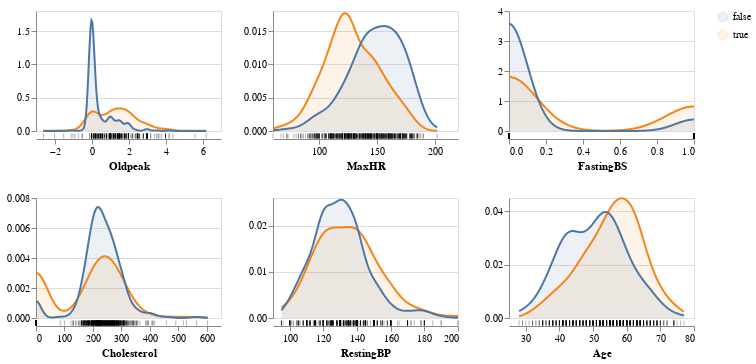

Notebook code for this chart:
### Code cell
warnings.filterwarnings("ignore", module="altair")

aly.alt.data_transformers.enable('vegafusion')

aly.dist(train_df, color='HeartDisease')

### Figure 1 — Vega specification as saved in the notebook (floating-point values rounded to 4 significant figures; data arrays with more than 128 entries replaced by an {"elided": "..."} marker saying what was removed)
{"$schema": "https://vega.github.io/schema/vega/v5.json", "data": [{"name": "source_0", "values": {"elided": "642 records"}}, {"name": "data_0", "source": "source_0", "transform": [{"type": "kde", "minsteps": 100, "resolve": "shared", "field": "Oldpeak", "groupby": ["HeartDisease"], "as": ["Oldpeak", "density"]}]}, {"name": "data_1", "values": {"elided": "642 records"}}, {"name": "data_2", "source": "source_0", "transform": [{"type": "kde", "as": ["MaxHR", "density"], "field": "MaxHR", "minsteps": 100, "resolve": "shared", "groupby": ["HeartDisease"]}]}, {"name": "data_3", "values": {"elided": "642 records"}}, {"name": "data_4", "source": "source_0", "transform": [{"type": "kde", "field": "FastingBS", "minsteps": 100, "groupby": ["HeartDisease"], "as": ["FastingBS", "density"], "resolve": "shared"}]}, {"name": "data_5", "values": {"elided": "642 records"}}, {"name": "data_6", "source": "source_0", "transform": [{"type": "kde", "minsteps": 100, "groupby": ["HeartDisease"], "field": "Cholesterol", "as": ["Cholesterol", "density"], "resolve": "shared"}]}, {"name": "data_7", "values": {"elided": "642 records"}}, {"name": "data_8", "source": "source_0", "transform": [{"type": "kde", "resolve": "shared", "field": "RestingBP", "groupby": ["HeartDisease"], "as": ["RestingBP", "density"], "minsteps": 100}]}, {"name": "data_9", "values": {"elided": "642 records"}}, {"name": "data_10", "source": "source_0", "transform": [{"type": "kde", "resolve": "shared", "groupby": ["HeartDisease"], "field": "Age", "minsteps": 100, "as": ["Age", "density"]}]}, {"name": "data_11", "values": {"elided": "642 records"}}, {"name": "data_0_color_domain_HeartDisease_0", "source": "data_0", "transform": [{"type": "aggregate", "groupby": ["HeartDisease"], "fields": [], "ops": [], "as": []}, {"type": "formula", "expr": "datum['HeartDisease']", "as": "sort_field"}, {"type": "project", "fields": ["HeartDisease"]}]}, {"name": "data_2_color_domain_HeartDisease_1", "source": "data_2", "transform": [{"type": "aggregate", "groupby": ["HeartDisease"], "fields": [], "ops": [], "as": []}, {"type": "formula", "expr": "datum['HeartDisease']", "as": "sort_field"}, {"type": "project", "fields": ["HeartDisease"]}]}, {"name": "data_4_color_domain_HeartDisease_2", "source": "data_4", "transform": [{"type": "aggregate", "groupby": ["HeartDisease"], "fields": [], "ops": [], "as": []}, {"type": "formula", "expr": "datum['HeartDisease']", "as": "sort_field"}, {"type": "project", "fields": ["HeartDisease"]}]}, {"name": "data_6_color_domain_HeartDisease_3", "source": "data_6", "transform": [{"type": "aggregate", "groupby": ["HeartDisease"], "fields": [], "ops": [], "as": []}, {"type": "formula", "expr": "datum['HeartDisease']", "as": "sort_field"}, {"type": "project", "fields": ["HeartDisease"]}]}, {"name": "data_8_color_domain_HeartDisease_4", "source": "data_8", "transform": [{"type": "aggregate", "groupby": ["HeartDisease"], "fields": [], "ops": [], "as": []}, {"type": "formula", "expr": "datum['HeartDisease']", "as": "sort_field"}, {"type": "project", "fields": ["HeartDisease"]}]}, {"name": "data_10_color_domain_HeartDisease_5", "source": "data_10", "transform": [{"type": "aggregate", "groupby": ["HeartDisease"], "fields": [], "ops": [], "as": []}, {"type": "formula", "expr": "datum['HeartDisease']", "as": "sort_field"}, {"type": "project", "fields": ["HeartDisease"]}]}, {"name": "data_0_concat_0_y_domain_density", "source": "data_0", "transform": [{"type": "formula", "expr": "+datum['density']", "as": "density"}, {"type": "aggregate", "groupby": [], "fields": ["density", "density"], "ops": ["min", "max"], "as": ["min", "max"]}]}, {"name": "data_2_concat_1_y_domain_density", "source": "data_2", "transform": [{"type": "formula", "expr": "+datum['density']", "as": "density"}, {"type": "aggregate", "groupby": [], "fields": ["density", "density"], "ops": ["min", "max"], "as": ["min", "max"]}]}, {"name": "data_4_concat_2_y_domain_density", "source": "data_4", "transform": [{"type": "formula", "expr": "+datum['density']", "as": "density"}, {"type": "aggregate", "groupby": [], "fields": ["density", "density"], "ops": ["min", "max"], "as": ["min", "max"]}]}, {"name": "data_6_concat_3_y_domain_density", "source": "data_6", "transform": [{"type": "formula", "expr": "+datum['density']", "as": "density"}, {"type": "aggregate", "groupby": [], "fields": ["density", "density"], "ops": ["min", "max"], "as": ["min", "max"]}]}, {"name": "data_8_concat_4_y_domain_density", "source": "data_8", "transform": [{"type": "formula", "expr": "+datum['density']", "as": "density"}, {"type": "aggregate", "groupby": [], "fields": ["density", "density"], "ops": ["min", "max"], "as": ["min", "max"]}]}, {"name": "data_10_concat_5_y_domain_density", "source": "data_10", "transform": [{"type": "formula", "expr": "+datum['density']", "as": "density"}, {"type": "aggregate", "groupby": [], "fields": ["density", "density"], "ops": ["min", "max"], "as": ["min", "max"]}]}], "signals": [{"name": "childWidth", "value": 185}, {"name": "childHeight", "value": 120}], "marks": [{"type": "group", "name": "concat_0_group", "encode": {"update": {"height": {"signal": "childHeight"}, "width": {"signal": "childWidth"}}}, "marks": [{"type": "group", "name": "concat_0_layer_0_pathgroup", "from": {"facet": {"data": "data_0", "name": "faceted_path_concat_0_layer_0_main", "groupby": ["HeartDisease"]}}, "encode": {"update": {"height": {"field": {"signal": null, "datum": null, "group": "height", "parent": null}}, "width": {"field": {"signal": null, "datum": null, "group": "width", "parent": null}}}}, "marks": [{"type": "area", "name": "concat_0_layer_0_marks", "from": {"data": "faceted_path_concat_0_layer_0_main"}, "sort": {"field": "x"}, "encode": {"update": {"orient": {"value": "vertical"}, "y": {"field": "density", "scale": "concat_0_y"}, "y2": {"value": 0, "scale": "concat_0_y"}, "opacity": {"value": 0.1}, "fill": {"field": "HeartDisease", "scale": "color"}, "x": {"field": "Oldpeak", "scale": "concat_0_x"}, "defined": {"signal": "isValid(datum[\"Oldpeak\"]) && isFinite(+datum[\"Oldpeak\"]) && isValid(datum[\"density\"]) && isFinite(+datum[\"density\"])"}}}, "style": ["area"]}]}, {"type": "group", "name": "concat_0_layer_1_pathgroup", "from": {"facet": {"data": "data_0", "name": "faceted_path_concat_0_layer_1_main", "groupby": ["HeartDisease"]}}, "encode": {"update": {"height": {"field": {"signal": null, "datum": null, "group": "height", "parent": null}}, "width": {"field": {"signal": null, "datum": null, "group": "width", "parent": null}}}}, "marks": [{"type": "line", "name": "concat_0_layer_1_marks", "from": {"data": "faceted_path_concat_0_layer_1_main"}, "sort": {"field": "x"}, "encode": {"update": {"y": {"field": "density", "scale": "concat_0_y"}, "stroke": {"field": "HeartDisease", "scale": "color"}, "defined": {"signal": "isValid(datum[\"Oldpeak\"]) && isFinite(+datum[\"Oldpeak\"]) && isValid(datum[\"density\"]) && isFinite(+datum[\"density\"])"}, "x": {"field": "Oldpeak", "scale": "concat_0_x"}}}, "style": ["line"]}]}, {"type": "rect", "name": "concat_0_layer_2_marks", "from": {"data": "data_1"}, "encode": {"update": {"height": {"value": 5}, "xc": {"field": "Oldpeak", "scale": "concat_0_x"}, "fill": {"value": "black"}, "opacity": {"value": 0.3}, "width": {"value": 1}, "tooltip": {"value": "Individual observations"}, "yc": {"signal": "childHeight", "offset": 65, "mult": 0.5}}}, "style": ["tick"]}], "axes": [{"scale": "concat_0_y", "domain": false, "maxExtent": 0, "zindex": 0, "aria": false, "orient": "left", "grid": true, "minExtent": 0, "tickCount": {"signal": "ceil(childHeight/40)"}, "ticks": false, "gridScale": "concat_0_x", "labels": false}, {"scale": "concat_0_x", "offset": 8, "grid": false, "zindex": 0, "labelOverlap": true, "labelFlush": true, "orient": "bottom", "title": "Oldpeak", "tickCount": {"signal": "ceil(childWidth/40)"}}, {"scale": "concat_0_y", "grid": false, "orient": "left", "tickCount": {"signal": "ceil(childHeight/40)"}, "labelOverlap": true, "zindex": 0}], "style": "cell"}, {"type": "group", "name": "concat_1_group", "encode": {"update": {"width": {"signal": "childWidth"}, "height": {"signal": "childHeight"}}}, "marks": [{"type": "group", "name": "concat_1_layer_0_pathgroup", "from": {"facet": {"data": "data_2", "name": "faceted_path_concat_1_layer_0_main", "groupby": ["HeartDisease"]}}, "encode": {"update": {"width": {"field": {"signal": null, "datum": null, "group": "width", "parent": null}}, "height": {"field": {"signal": null, "datum": null, "group": "height", "parent": null}}}}, "marks": [{"type": "area", "name": "concat_1_layer_0_marks", "from": {"data": "faceted_path_concat_1_layer_0_main"}, "sort": {"field": "x"}, "encode": {"update": {"orient": {"value": "vertical"}, "opacity": {"value": 0.1}, "fill": {"field": "HeartDisease", "scale": "color"}, "x": {"field": "MaxHR", "scale": "concat_1_x"}, "y2": {"value": 0, "scale": "concat_1_y"}, "defined": {"signal": "isValid(datum[\"MaxHR\"]) && isFinite(+datum[\"MaxHR\"]) && isValid(datum[\"density\"]) && isFinite(+datum[\"density\"])"}, "y": {"field": "density", "scale": "concat_1_y"}}}, "style": ["area"]}]}, {"type": "group", "name": "concat_1_layer_1_pathgroup", "from": {"facet": {"data": "data_2", "name": "faceted_path_concat_1_layer_1_main", "groupby": ["HeartDisease"]}}, "encode": {"update": {"width": {"field": {"signal": null, "datum": null, "group": "width", "parent": null}}, "height": {"field": {"signal": null, "datum": null, "group": "height", "parent": null}}}}, "marks": [{"type": "line", "name": "concat_1_layer_1_marks", "from": {"data": "faceted_path_concat_1_layer_1_main"}, "sort": {"field": "x"}, "encode": {"update": {"defined": {"signal": "isValid(datum[\"MaxHR\"]) && isFinite(+datum[\"MaxHR\"]) && isValid(datum[\"density\"]) && isFinite(+datum[\"density\"])"}, "stroke": {"field": "HeartDisease", "scale": "color"}, "y": {"field": "density", "scale": "concat_1_y"}, "x": {"field": "MaxHR", "scale": "concat_1_x"}}}, "style": ["line"]}]}, {"type": "rect", "name": "concat_1_layer_2_marks", "from": {"data": "data_3"}, "encode": {"update": {"opacity": {"value": 0.3}, "width": {"value": 1}, "tooltip": {"value": "Individual observations"}, "fill": {"value": "black"}, "xc": {"field": "MaxHR", "scale": "concat_1_x"}, "yc": {"signal": "childHeight", "offset": 65, "mult": 0.5}, "height": {"value": 5}}}, "style": ["tick"]}], "axes": [{"scale": "concat_1_y", "gridScale": "concat_1_x", "grid": true, "tickCount": {"signal": "ceil(childHeight/40)"}, "maxExtent": 0, "minExtent": 0, "orient": "left", "labels": false, "aria": false, "ticks": false, "zindex": 0, "domain": false}, {"scale": "concat_1_x", "zindex": 0, "tickCount": {"signal": "ceil(childWidth/40)"}, "offset": 8, "labelOverlap": true, "title": "MaxHR", "labelFlush": true, "orient": "bottom", "grid": false}, {"scale": "concat_1_y", "zindex": 0, "grid": false, "orient": "left", "labelOverlap": true, "tickCount": {"signal": "ceil(childHeight/40)"}}], "style": "cell"}, {"type": "group", "name": "concat_2_group", "encode": {"update": {"height": {"signal": "childHeight"}, "width": {"signal": "childWidth"}}}, "marks": [{"type": "group", "name": "concat_2_layer_0_pathgroup", "from": {"facet": {"data": "data_4", "name": "faceted_path_concat_2_layer_0_main", "groupby": ["HeartDisease"]}}, "encode": {"update": {"height": {"field": {"signal": null, "datum": null, "group": "height", "parent": null}}, "width": {"field": {"signal": null, "datum": null, "group": "width", "parent": null}}}}, "marks": [{"type": "area", "name": "concat_2_layer_0_marks", "from": {"data": "faceted_path_concat_2_layer_0_main"}, "sort": {"field": "x"}, "encode": {"update": {"opacity": {"value": 0.1}, "orient": {"value": "vertical"}, "fill": {"field": "HeartDisease", "scale": "color"}, "y2": {"value": 0, "scale": "concat_2_y"}, "x": {"field": "FastingBS", "scale": "concat_2_x"}, "defined": {"signal": "isValid(datum[\"FastingBS\"]) && isFinite(+datum[\"FastingBS\"]) && isValid(datum[\"density\"]) && isFinite(+datum[\"density\"])"}, "y": {"field": "density", "scale": "concat_2_y"}}}, "style": ["area"]}]}, {"type": "group", "name": "concat_2_layer_1_pathgroup", "from": {"facet": {"data": "data_4", "name": "faceted_path_concat_2_layer_1_main", "groupby": ["HeartDisease"]}}, "encode": {"update": {"width": {"field": {"signal": null, "datum": null, "group": "width", "parent": null}}, "height": {"field": {"signal": null, "datum": null, "group": "height", "parent": null}}}}, "marks": [{"type": "line", "name": "concat_2_layer_1_marks", "from": {"data": "faceted_path_concat_2_layer_1_main"}, "sort": {"field": "x"}, "encode": {"update": {"stroke": {"field": "HeartDisease", "scale": "color"}, "x": {"field": "FastingBS", "scale": "concat_2_x"}, "y": {"field": "density", "scale": "concat_2_y"}, "defined": {"signal": "isValid(datum[\"FastingBS\"]) && isFinite(+datum[\"FastingBS\"]) && isValid(datum[\"density\"]) && isFinite(+datum[\"density\"])"}}}, "style": ["line"]}]}, {"type": "rect", "name": "concat_2_layer_2_marks", "from": {"data": "data_5"}, "encode": {"update": {"opacity": {"value": 0.3}, "tooltip": {"value": "Individual observations"}, "fill": {"value": "black"}, "height": {"value": 5}, "xc": {"field": "FastingBS", "scale": "concat_2_x"}, "width": {"value": 1}, "yc": {"signal": "childHeight", "offset": 65, "mult": 0.5}}}, "style": ["tick"]}], "axes": [{"scale": "concat_2_y", "zindex": 0, "labels": false, "orient": "left", "maxExtent": 0, "gridScale": "concat_2_x", "domain": false, "aria": false, "tickCount": {"signal": "ceil(childHeight/40)"}, "minExtent": 0, "grid": true, "ticks": false}, {"scale": "concat_2_x", "orient": "bottom", "offset": 8, "labelFlush": true, "tickCount": {"signal": "ceil(childWidth/40)"}, "grid": false, "labelOverlap": true, "title": "FastingBS", "zindex": 0}, {"scale": "concat_2_y", "tickCount": {"signal": "ceil(childHeight/40)"}, "labelOverlap": true, "orient": "left", "grid": false, "zindex": 0}], "style": "cell"}, {"type": "group", "name": "concat_3_group", "encode": {"update": {"width": {"signal": "childWidth"}, "height": {"signal": "childHeight"}}}, "marks": [{"type": "group", "name": "concat_3_layer_0_pathgroup", "from": {"facet": {"data": "data_6", "name": "faceted_path_concat_3_layer_0_main", "groupby": ["HeartDisease"]}}, "encode": {"update": {"width": {"field": {"signal": null, "datum": null, "group": "width", "parent": null}}, "height": {"field": {"signal": null, "datum": null, "group": "height", "parent": null}}}}, "marks": [{"type": "area", "name": "concat_3_layer_0_marks", "from": {"data": "faceted_path_concat_3_layer_0_main"}, "sort": {"field": "x"}, "encode": {"update": {"y2": {"value": 0, "scale": "concat_3_y"}, "y": {"field": "density", "scale": "concat_3_y"}, "orient": {"value": "vertical"}, "defined": {"signal": "isValid(datum[\"Cholesterol\"]) && isFinite(+datum[\"Cholesterol\"]) && isValid(datum[\"density\"]) && isFinite(+datum[\"density\"])"}, "fill": {"field": "HeartDisease", "scale": "color"}, "opacity": {"value": 0.1}, "x": {"field": "Cholesterol", "scale": "concat_3_x"}}}, "style": ["area"]}]}, {"type": "group", "name": "concat_3_layer_1_pathgroup", "from": {"facet": {"data": "data_6", "name": "faceted_path_concat_3_layer_1_main", "groupby": ["HeartDisease"]}}, "encode": {"update": {"height": {"field": {"signal": null, "datum": null, "group": "height", "parent": null}}, "width": {"field": {"signal": null, "datum": null, "group": "width", "parent": null}}}}, "marks": [{"type": "line", "name": "concat_3_layer_1_marks", "from": {"data": "faceted_path_concat_3_layer_1_main"}, "sort": {"field": "x"}, "encode": {"update": {"stroke": {"field": "HeartDisease", "scale": "color"}, "y": {"field": "density", "scale": "concat_3_y"}, "defined": {"signal": "isValid(datum[\"Cholesterol\"]) && isFinite(+datum[\"Cholesterol\"]) && isValid(datum[\"density\"]) && isFinite(+datum[\"density\"])"}, "x": {"field": "Cholesterol", "scale": "concat_3_x"}}}, "style": ["line"]}]}, {"type": "rect", "name": "concat_3_layer_2_marks", "from": {"data": "data_7"}, "encode": {"update": {"height": {"value": 5}, "tooltip": {"value": "Individual observations"}, "fill": {"value": "black"}, "xc": {"field": "Cholesterol", "scale": "concat_3_x"}, "width": {"value": 1}, "opacity": {"value": 0.3}, "yc": {"signal": "childHeight", "offset": 65, "mult": 0.5}}}, "style": ["tick"]}], "axes": [{"scale": "concat_3_y", "aria": false, "domain": false, "gridScale": "concat_3_x", "orient": "left", "grid": true, "zindex": 0, "tickCount": {"signal": "ceil(childHeight/40)"}, "minExtent": 0, "ticks": false, "labels": false, "maxExtent": 0}, {"scale": "concat_3_x", "zindex": 0, "title": "Cholesterol", "offset": 8, "orient": "bottom", "grid": false, "labelOverlap": true, "labelFlush": true, "tickCount": {"signal": "ceil(childWidth/40)"}}, {"scale": "concat_3_y", "labelOverlap": true, "zindex": 0, "tickCount": {"signal": "ceil(childHeight/40)"}, "orient": "left", "grid": false}], "style": "cell"}, {"type": "group", "name": "concat_4_group", "encode": {"update": {"width": {"signal": "childWidth"}, "height": {"signal": "childHeight"}}}, "marks": [{"type": "group", "name": "concat_4_layer_0_pathgroup", "from": {"facet": {"data": "data_8", "name": "faceted_path_concat_4_layer_0_main", "groupby": ["HeartDisease"]}}, "encode": {"update": {"height": {"field": {"signal": null, "datum": null, "group": "height", "parent": null}}, "width": {"field": {"signal": null, "datum": null, "group": "width", "parent": null}}}}, "marks": [{"type": "area", "name": "concat_4_layer_0_marks", "from": {"data": "faceted_path_concat_4_layer_0_main"}, "sort": {"field": "x"}, "encode": {"update": {"defined": {"signal": "isValid(datum[\"RestingBP\"]) && isFinite(+datum[\"RestingBP\"]) && isValid(datum[\"density\"]) && isFinite(+datum[\"density\"])"}, "opacity": {"value": 0.1}, "fill": {"field": "HeartDisease", "scale": "color"}, "orient": {"value": "vertical"}, "y": {"field": "density", "scale": "concat_4_y"}, "x": {"field": "RestingBP", "scale": "concat_4_x"}, "y2": {"value": 0, "scale": "concat_4_y"}}}, "style": ["area"]}]}, {"type": "group", "name": "concat_4_layer_1_pathgroup", "from": {"facet": {"data": "data_8", "name": "faceted_path_concat_4_layer_1_main", "groupby": ["HeartDisease"]}}, "encode": {"update": {"height": {"field": {"signal": null, "datum": null, "group": "height", "parent": null}}, "width": {"field": {"signal": null, "datum": null, "group": "width", "parent": null}}}}, "marks": [{"type": "line", "name": "concat_4_layer_1_marks", "from": {"data": "faceted_path_concat_4_layer_1_main"}, "sort": {"field": "x"}, "encode": {"update": {"stroke": {"field": "HeartDisease", "scale": "color"}, "y": {"field": "density", "scale": "concat_4_y"}, "x": {"field": "RestingBP", "scale": "concat_4_x"}, "defined": {"signal": "isValid(datum[\"RestingBP\"]) && isFinite(+datum[\"RestingBP\"]) && isValid(datum[\"density\"]) && isFinite(+datum[\"density\"])"}}}, "style": ["line"]}]}, {"type": "rect", "name": "concat_4_layer_2_marks", "from": {"data": "data_9"}, "encode": {"update": {"height": {"value": 5}, "width": {"value": 1}, "yc": {"signal": "childHeight", "offset": 65, "mult": 0.5}, "xc": {"field": "RestingBP", "scale": "concat_4_x"}, "fill": {"value": "black"}, "tooltip": {"value": "Individual observations"}, "opacity": {"value": 0.3}}}, "style": ["tick"]}], "axes": [{"scale": "concat_4_y", "domain": false, "gridScale": "concat_4_x", "aria": false, "grid": true, "maxExtent": 0, "minExtent": 0, "ticks": false, "orient": "left", "labels": false, "zindex": 0, "tickCount": {"signal": "ceil(childHeight/40)"}}, {"scale": "concat_4_x", "offset": 8, "tickCount": {"signal": "ceil(childWidth/40)"}, "grid": false, "labelFlush": true, "labelOverlap": true, "title": "RestingBP", "orient": "bottom", "zindex": 0}, {"scale": "concat_4_y", "tickCount": {"signal": "ceil(childHeight/40)"}, "labelOverlap": true, "orient": "left", "grid": false, "zindex": 0}], "style": "cell"}, {"type": "group", "name": "concat_5_group", "encode": {"update": {"width": {"signal": "childWidth"}, "height": {"signal": "childHeight"}}}, "marks": [{"type": "group", "name": "concat_5_layer_0_pathgroup", "from": {"facet": {"data": "data_10", "name": "faceted_path_concat_5_layer_0_main", "groupby": ["HeartDisease"]}}, "encode": {"update": {"height": {"field": {"signal": null, "datum": null, "group": "height", "parent": null}}, "width": {"field": {"signal": null, "datum": null, "group": "width", "parent": null}}}}, "marks": [{"type": "area", "name": "concat_5_layer_0_marks", "from": {"data": "faceted_path_concat_5_layer_0_main"}, "sort": {"field": "x"}, "encode": {"update": {"orient": {"value": "vertical"}, "fill": {"field": "HeartDisease", "scale": "color"}, "y": {"field": "density", "scale": "concat_5_y"}, "x": {"field": "Age", "scale": "concat_5_x"}, "y2": {"value": 0, "scale": "concat_5_y"}, "opacity": {"value": 0.1}, "defined": {"signal": "isValid(datum[\"Age\"]) && isFinite(+datum[\"Age\"]) && isValid(datum[\"density\"]) && isFinite(+datum[\"density\"])"}}}, "style": ["area"]}]}, {"type": "group", "name": "concat_5_layer_1_pathgroup", "from": {"facet": {"data": "data_10", "name": "faceted_path_concat_5_layer_1_main", "groupby": ["HeartDisease"]}}, "encode": {"update": {"height": {"field": {"signal": null, "datum": null, "group": "height", "parent": null}}, "width": {"field": {"signal": null, "datum": null, "group": "width", "parent": null}}}}, "marks": [{"type": "line", "name": "concat_5_layer_1_marks", "from": {"data": "faceted_path_concat_5_layer_1_main"}, "sort": {"field": "x"}, "encode": {"update": {"x": {"field": "Age", "scale": "concat_5_x"}, "defined": {"signal": "isValid(datum[\"Age\"]) && isFinite(+datum[\"Age\"]) && isValid(datum[\"density\"]) && isFinite(+datum[\"density\"])"}, "y": {"field": "density", "scale": "concat_5_y"}, "stroke": {"field": "HeartDisease", "scale": "color"}}}, "style": ["line"]}]}, {"type": "rect", "name": "concat_5_layer_2_marks", "from": {"data": "data_11"}, "encode": {"update": {"yc": {"signal": "childHeight", "offset": 65, "mult": 0.5}, "xc": {"field": "Age", "scale": "concat_5_x"}, "tooltip": {"value": "Individual observations"}, "height": {"value": 5}, "fill": {"value": "black"}, "width": {"value": 1}, "opacity": {"value": 0.3}}}, "style": ["tick"]}], "axes": [{"scale": "concat_5_y", "zindex": 0, "grid": true, "ticks": false, "tickCount": {"signal": "ceil(childHeight/40)"}, "orient": "left", "labels": false, "domain": false, "aria": false, "maxExtent": 0, "gridScale": "concat_5_x", "minExtent": 0}, {"scale": "concat_5_x", "labelOverlap": true, "zindex": 0, "title": "Age", "offset": 8, "labelFlush": true, "tickCount": {"signal": "ceil(childWidth/40)"}, "grid": false, "orient": "bottom"}, {"scale": "concat_5_y", "zindex": 0, "tickCount": {"signal": "ceil(childHeight/40)"}, "grid": false, "labelOverlap": true, "orient": "left"}], "style": "cell"}], "scales": [{"name": "color", "type": "ordinal", "domain": {"fields": [{"data": "data_0_color_domain_HeartDisease_0", "field": "HeartDisease"}, {"data": "data_2_color_domain_HeartDisease_1", "field": "HeartDisease"}, {"data": "data_4_color_domain_HeartDisease_2", "field": "HeartDisease"}, {"data": "data_6_color_domain_HeartDisease_3", "field": "HeartDisease"}, {"data": "data_8_color_domain_HeartDisease_4", "field": "HeartDisease"}, {"data": "data_10_color_domain_HeartDisease_5", "field": "HeartDisease"}], "sort": true}, "range": "category"}, {"name": "concat_0_x", "type": "linear", "domain": {"fields": [{"data": "data_0", "field": "Oldpeak"}, {"data": "data_1", "field": "Oldpeak"}]}, "range": [0, {"signal": "childWidth"}], "zero": false, "nice": true}, {"name": "concat_0_y", "type": "linear", "domain": [{"signal": "(data(\"data_0_concat_0_y_domain_density\")[0] || {}).min"}, {"signal": "(data(\"data_0_concat_0_y_domain_density\")[0] || {}).max"}], "range": [{"signal": "childHeight"}, 0], "zero": true, "nice": true}, {"name": "concat_1_x", "type": "linear", "domain": {"fields": [{"data": "data_2", "field": "MaxHR"}, {"data": "data_3", "field": "MaxHR"}]}, "range": [0, {"signal": "childWidth"}], "nice": true, "zero": false}, {"name": "concat_1_y", "type": "linear", "domain": [{"signal": "(data(\"data_2_concat_1_y_domain_density\")[0] || {}).min"}, {"signal": "(data(\"data_2_concat_1_y_domain_density\")[0] || {}).max"}], "range": [{"signal": "childHeight"}, 0], "zero": true, "nice": true}, {"name": "concat_2_x", "type": "linear", "domain": {"fields": [{"data": "data_4", "field": "FastingBS"}, {"data": "data_5", "field": "FastingBS"}]}, "range": [0, {"signal": "childWidth"}], "nice": true, "zero": false}, {"name": "concat_2_y", "type": "linear", "domain": [{"signal": "(data(\"data_4_concat_2_y_domain_density\")[0] || {}).min"}, {"signal": "(data(\"data_4_concat_2_y_domain_density\")[0] || {}).max"}], "range": [{"signal": "childHeight"}, 0], "nice": true, "zero": true}, {"name": "concat_3_x", "type": "linear", "domain": {"fields": [{"data": "data_6", "field": "Cholesterol"}, {"data": "data_7", "field": "Cholesterol"}]}, "range": [0, {"signal": "childWidth"}], "zero": false, "nice": true}, {"name": "concat_3_y", "type": "linear", "domain": [{"signal": "(data(\"data_6_concat_3_y_domain_density\")[0] || {}).min"}, {"signal": "(data(\"data_6_concat_3_y_domain_density\")[0] || {}).max"}], "range": [{"signal": "childHeight"}, 0], "zero": true, "nice": true}, {"name": "concat_4_x", "type": "linear", "domain": {"fields": [{"data": "data_8", "field": "RestingBP"}, {"data": "data_9", "field": "RestingBP"}]}, "range": [0, {"signal": "childWidth"}], "nice": true, "zero": false}, {"name": "concat_4_y", "type": "linear", "domain": [{"signal": "(data(\"data_8_concat_4_y_domain_density\")[0] || {}).min"}, {"signal": "(data(\"data_8_concat_4_y_domain_density\")[0] || {}).max"}], "range": [{"signal": "childHeight"}, 0], "zero": true, "nice": true}, {"name": "concat_5_x", "type": "linear", "domain": {"fields": [{"data": "data_10", "field": "Age"}, {"data": "data_11", "field": "Age"}]}, "range": [0, {"signal": "childWidth"}], "nice": true, "zero": false}, {"name": "concat_5_y", "type": "linear", "domain": [{"signal": "(data(\"data_10_concat_5_y_domain_density\")[0] || {}).min"}, {"signal": "(data(\"data_10_concat_5_y_domain_density\")[0] || {}).max"}], "range": [{"signal": "childHeight"}, 0], "zero": true, "nice": true}], "background": "white", "padding": 5, "layout": {"padding": 20, "columns": 3, "bounds": "full", "align": "each"}, "legends": [{"fill": "color", "symbolType": "circle", "encode": {"symbols": {"update": {"opacity": {"value": 0.1}}}}, "stroke": "color"}]}
